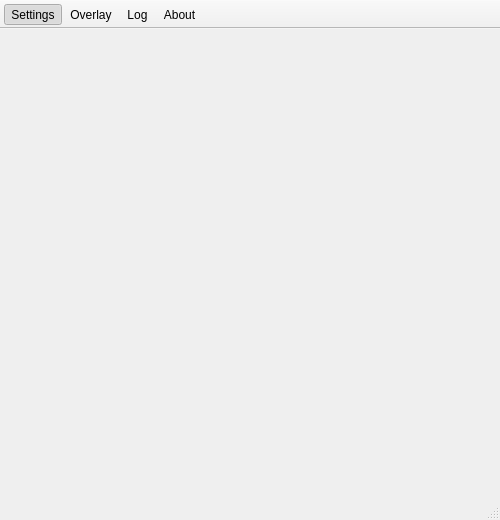
<?xml version="1.0" encoding="UTF-8"?>
<ui version="4.0">
 <class>Preferences</class>
 <widget class="QMainWindow" name="Preferences">
  <property name="geometry">
   <rect>
    <x>0</x>
    <y>0</y>
    <width>500</width>
    <height>520</height>
   </rect>
  </property>
  <property name="minimumSize">
   <size>
    <width>450</width>
    <height>300</height>
   </size>
  </property>
  <property name="windowTitle">
   <string>Preferences</string>
  </property>
  <property name="toolButtonStyle">
   <enum>Qt::ToolButtonTextUnderIcon</enum>
  </property>
  <property name="unifiedTitleAndToolBarOnMac">
   <bool>true</bool>
  </property>
  <widget class="QWidget" name="preferencesWidget">
   <layout class="QVBoxLayout" name="verticalLayout">
    <property name="sizeConstraint">
     <enum>QLayout::SetDefaultConstraint</enum>
    </property>
    <property name="leftMargin">
     <number>1</number>
    </property>
    <property name="topMargin">
     <number>1</number>
    </property>
    <property name="rightMargin">
     <number>1</number>
    </property>
    <property name="bottomMargin">
     <number>1</number>
    </property>
   </layout>
  </widget>
  <widget class="QToolBar" name="toolBar">
   <property name="minimumSize">
    <size>
     <width>0</width>
     <height>0</height>
    </size>
   </property>
   <property name="windowTitle">
    <string>toolBar</string>
   </property>
   <property name="movable">
    <bool>false</bool>
   </property>
   <property name="allowedAreas">
    <set>Qt::NoToolBarArea</set>
   </property>
   <property name="toolButtonStyle">
    <enum>Qt::ToolButtonTextUnderIcon</enum>
   </property>
   <property name="floatable">
    <bool>false</bool>
   </property>
   <attribute name="toolBarArea">
    <enum>TopToolBarArea</enum>
   </attribute>
   <attribute name="toolBarBreak">
    <bool>false</bool>
   </attribute>
   <addaction name="actionGeneral"/>
   <addaction name="actionOverlay"/>
   <addaction name="actionLogs"/>
   <addaction name="actionAbout"/>
  </widget>
  <widget class="QStatusBar" name="statusBar"/>
  <action name="actionGeneral">
   <property name="checkable">
    <bool>true</bool>
   </property>
   <property name="checked">
    <bool>true</bool>
   </property>
   <property name="icon">
    <iconset resource="../../resources.qrc">
     <normaloff>:/preferences_general.png</normaloff>:/preferences_general.png</iconset>
   </property>
   <property name="text">
    <string>Settings</string>
   </property>
   <property name="toolTip">
    <string>Settings</string>
   </property>
  </action>
  <action name="actionLogs">
   <property name="checkable">
    <bool>true</bool>
   </property>
   <property name="icon">
    <iconset resource="../../resources.qrc">
     <normaloff>:/preferences_logs.png</normaloff>:/preferences_logs.png</iconset>
   </property>
   <property name="text">
    <string>Log</string>
   </property>
  </action>
  <action name="actionAbout">
   <property name="checkable">
    <bool>true</bool>
   </property>
   <property name="icon">
    <iconset resource="../../resources.qrc">
     <normaloff>:/preferences_about.png</normaloff>:/preferences_about.png</iconset>
   </property>
   <property name="text">
    <string>About</string>
   </property>
   <property name="toolTip">
    <string>About</string>
   </property>
  </action>
  <action name="actionOverlay">
   <property name="checkable">
    <bool>true</bool>
   </property>
   <property name="icon">
    <iconset resource="../../resources.qrc">
     <normaloff>:/preferences_overlay.png</normaloff>:/preferences_overlay.png</iconset>
   </property>
   <property name="text">
    <string>Overlay</string>
   </property>
   <property name="toolTip">
    <string>Overlay</string>
   </property>
  </action>
 </widget>
 <resources>
  <include location="../../resources.qrc"/>
 </resources>
 <connections/>
</ui>
